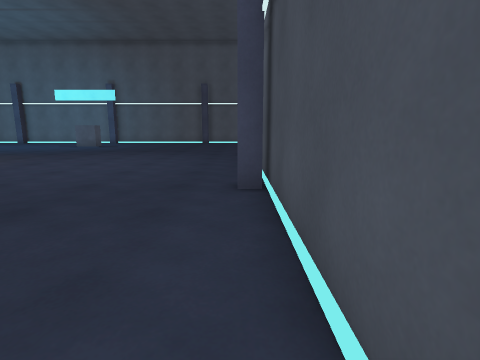
view 1 (above)

18 first-person views from a walk through a 3-D level made in the Unity game engine. The camera is 1.2 m above the floor, tilts 10° down and sees 80° across. The floor is counted in squares, 1 m on a side. Each view is taken from the middle of a square. On the plan, view 1 faces up. The plan holds only what a view shows up to about 13 squares ahead; the rest is blank. The place goes on beyond the plan. The player is left out.

view 2
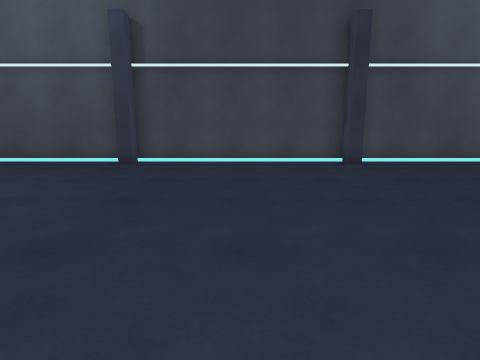

view 3
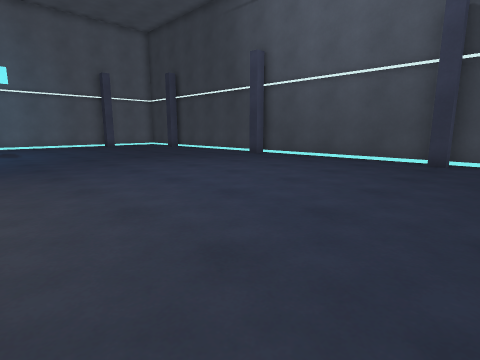

view 4
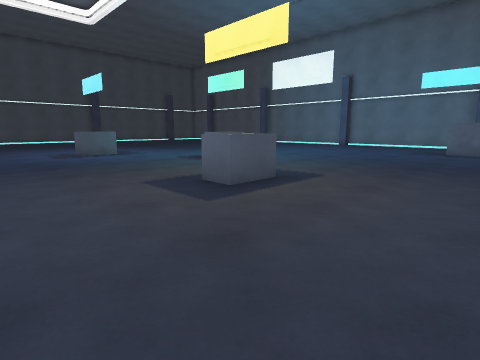

view 5
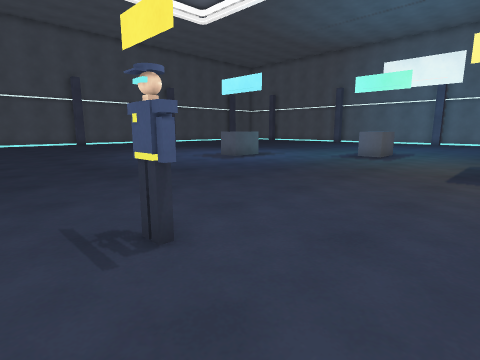

view 6
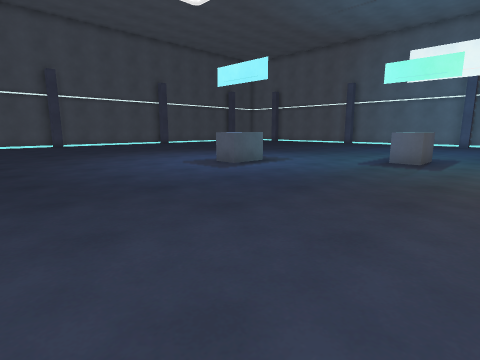

view 7
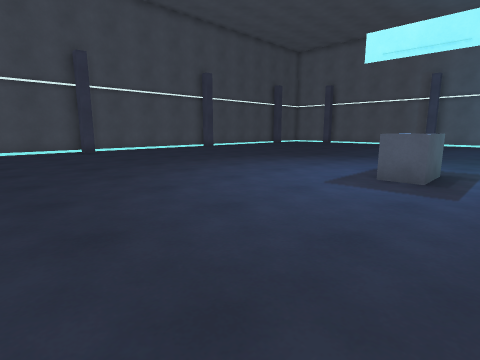

view 8
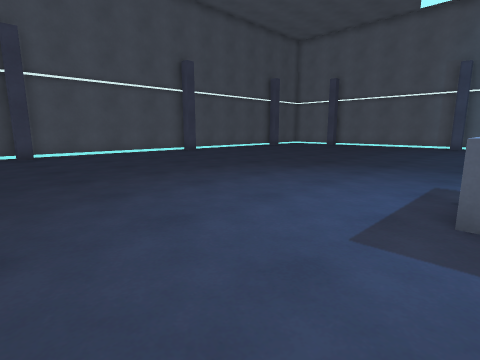

view 9
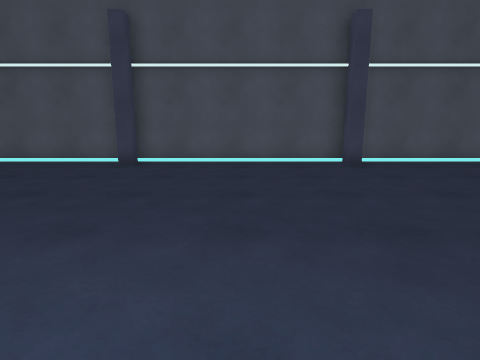

view 10
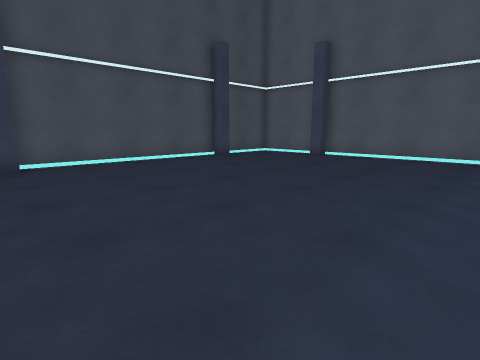

view 11
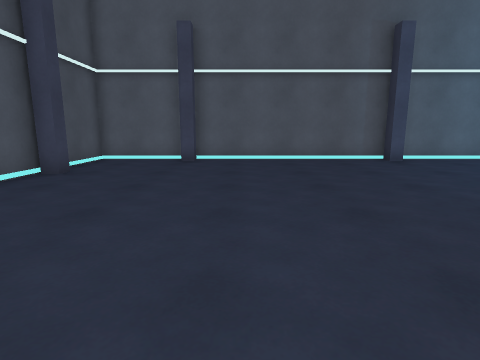

view 12
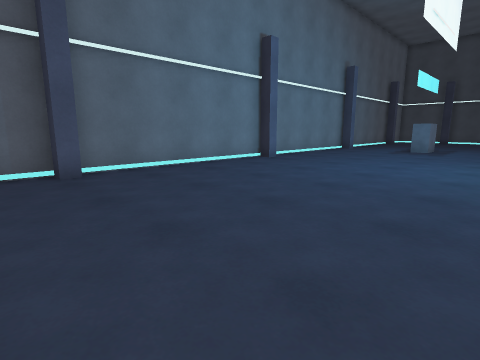

view 13
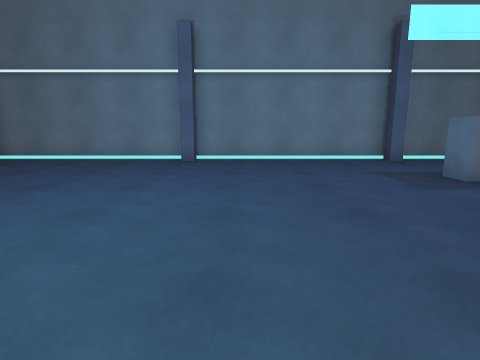

view 14
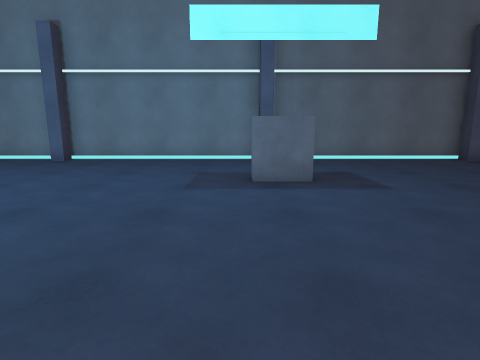

view 15
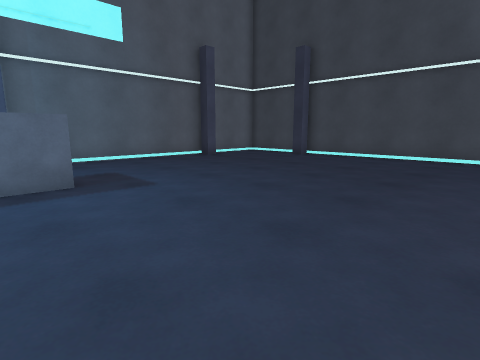

view 16
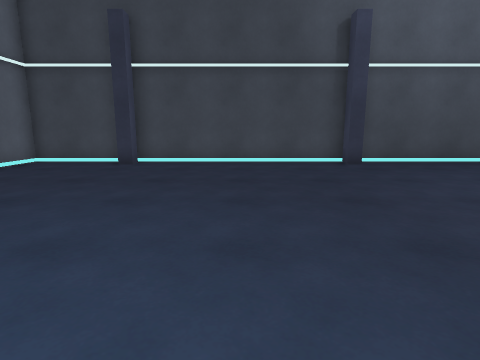

view 17
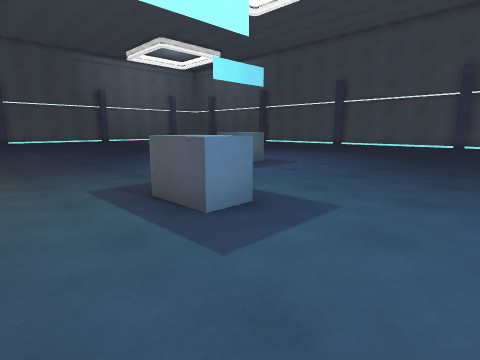

view 18
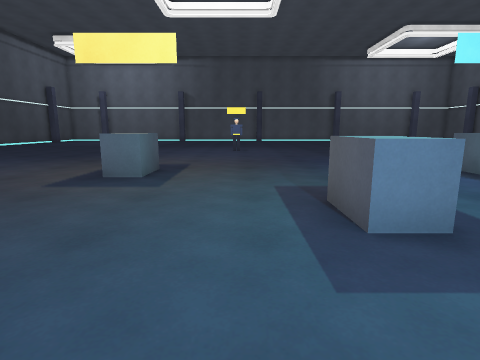

### Floor plan
Points are (right, up) in squares from view 1. A wall is a line through its corners. A room is listed if a view was taken in it or the views show most of it. See-through windows are left out.
Room 1 (views 1, 2, 3, 4, 5, 6, 7, 8, 9, 10, 11, 12, 13, 14, 15, 16, 17, 18)
walls: (-26.6, 24.9) (-27.2, 24.9) (-27.2, 25.6) (-34.7, 25.6) (-34.7, 24.9) (-35.2, 24.9); (-10.6, 24.9) (-11.2, 24.9) (-11.2, 25.6) (-18.7, 25.6) (-18.7, 24.9) (-19.2, 24.9) (-19.2, 25.6) (-26.8, 25.6); (0, 13.6) (0, 14.2) (0.6, 14.2) (0.6, 21.7) (0, 21.7) (0, 22.2); (-37.9, 14.4) (-37.9, 13.8) (-38.6, 13.8) (-38.6, 6.3) (-37.9, 6.3) (-37.9, 5.7) (-38.6, 5.7) (-38.6, 1.1); (0.5, 5.7) (0, 5.7) (0, 6.2); (0, -2.4) (0, -1.8) (0.6, -1.8) (0.6, 13.5); (-2.8, 24.9) (-3.2, 24.9) (-3.2, 25.6) (-10.5, 25.6); (-37.9, 22.2) (-37.9, 21.7) (-38.5, 21.7); (-35.2, 25.6) (-38.6, 25.6) (-38.6, 23.2); (-38.6, 22) (-38.6, 14.2); (0.6, 22.5) (0.6, 25.6) (-1.1, 25.6); (0.6, -6.5) (0.6, -2.5)
objects: other object (-24, 8) to (-24, 10); other object (-19, 12) to (-19, 14); other object (-17, 0); other object (-17, 1); other object (-14, 8) to (-14, 10); other object (-12, 21) to (-10, 21)

Positions as (right, up) in squares from view 1, and headings:
1: (0, 0), facing up
2: (-10, 2), facing right
3: (-11, 4), facing up-right
4: (-9, 4), facing up-left
5: (-14, -1), facing up-left
6: (-16, 1), facing up-left
7: (-22, 1), facing up-left
8: (-24, 4), facing up-left
9: (-28, 10), facing left
10: (-28, 13), facing up-left
11: (-33, 14), facing up
12: (-29, 17), facing up-right
13: (-17, 14), facing up
14: (-12, 14), facing up
15: (-12, 14), facing up-right
16: (-10, 18), facing right
17: (-16, 17), facing down-left
18: (-17, 17), facing down
